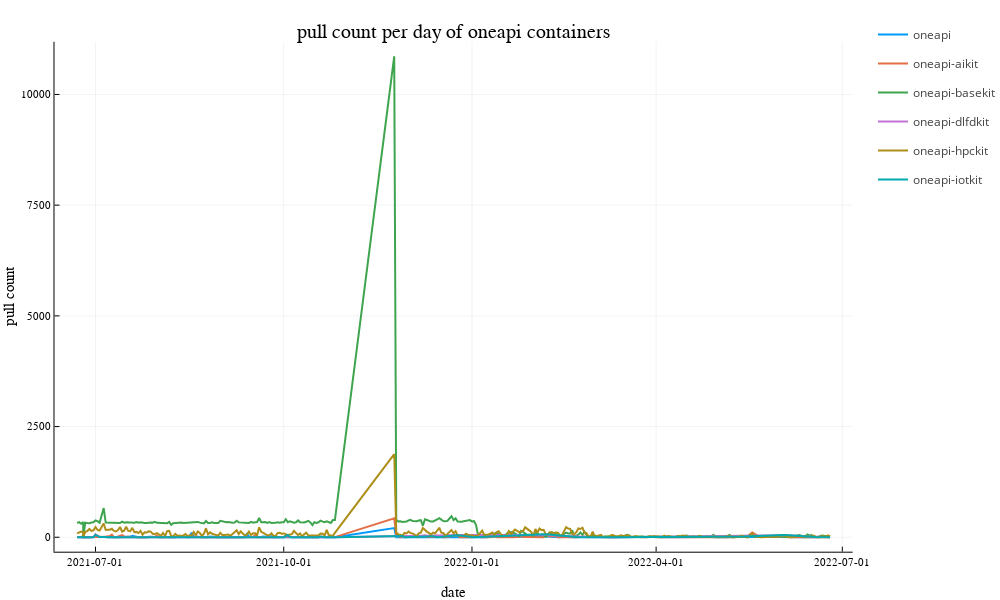

Write notebook code for a chart like this one.
### Code cell
oneapi_plt_per_day = @df oneapi_all plot(
    :date,
    :pull_count_per_day,
    group = :name,
    lw=2,
    title="pull count per day of oneapi containers",
    xlabel="date",
    ylabel="pull count",
    size=(1000, 600)
    
)

### Figure 1 — Plotly figure (JSON) as saved in the notebook; plotly's stock layout.template omitted (floating-point values rounded to 4 significant figures; data arrays with more than 128 entries replaced by an {"elided": "..."} marker saying what was removed)
{"data": [{"colorbar": {"title": ""}, "legendgroup": "oneapi", "line": {"color": "rgba(0, 154, 250, 1.000)", "dash": "solid", "shape": "linear", "width": 2}, "mode": "lines", "name": "oneapi", "showlegend": true, "type": "scatter", "x": {"elided": "238 int values"}, "xaxis": "x", "y": {"elided": "238 int values"}, "yaxis": "y", "zmax": null, "zmin": null}, {"colorbar": {"title": ""}, "legendgroup": "oneapi-aikit", "line": {"color": "rgba(227, 111, 71, 1.000)", "dash": "solid", "shape": "linear", "width": 2}, "mode": "lines", "name": "oneapi-aikit", "showlegend": true, "type": "scatter", "x": {"elided": "284 int values"}, "xaxis": "x", "y": {"elided": "284 int values"}, "yaxis": "y", "zmax": null, "zmin": null}, {"colorbar": {"title": ""}, "legendgroup": "oneapi-basekit", "line": {"color": "rgba(62, 164, 78, 1.000)", "dash": "solid", "shape": "linear", "width": 2}, "mode": "lines", "name": "oneapi-basekit", "showlegend": true, "type": "scatter", "x": {"elided": "335 int values"}, "xaxis": "x", "y": {"elided": "335 int values"}, "yaxis": "y", "zmax": null, "zmin": null}, {"colorbar": {"title": ""}, "legendgroup": "oneapi-dlfdkit", "line": {"color": "rgba(195, 113, 210, 1.000)", "dash": "solid", "shape": "linear", "width": 2}, "mode": "lines", "name": "oneapi-dlfdkit", "showlegend": true, "type": "scatter", "x": {"elided": "133 int values"}, "xaxis": "x", "y": {"elided": "133 int values"}, "yaxis": "y", "zmax": null, "zmin": null}, {"colorbar": {"title": ""}, "legendgroup": "oneapi-hpckit", "line": {"color": "rgba(172, 142, 24, 1.000)", "dash": "solid", "shape": "linear", "width": 2}, "mode": "lines", "name": "oneapi-hpckit", "showlegend": true, "type": "scatter", "x": {"elided": "334 int values"}, "xaxis": "x", "y": {"elided": "334 int values"}, "yaxis": "y", "zmax": null, "zmin": null}, {"colorbar": {"title": ""}, "legendgroup": "oneapi-iotkit", "line": {"color": "rgba(0, 170, 174, 1.000)", "dash": "solid", "shape": "linear", "width": 2}, "mode": "lines", "name": "oneapi-iotkit", "showlegend": true, "type": "scatter", "x": {"elided": "142 int values"}, "xaxis": "x", "y": {"elided": "142 int values"}, "yaxis": "y", "zmax": null, "zmin": null}], "layout": {"annotations": [{"font": {"color": "rgba(0, 0, 0, 1.000)", "family": "sans-serif", "size": 20}, "rotation": 0, "showarrow": false, "text": "pull count per day of oneapi containers", "x": 0.5299, "xanchor": "center", "xref": "paper", "y": 1, "yanchor": "top", "yref": "paper"}], "height": 600, "legend_position": {"bgcolor": "rgba(255, 255, 255, 1.000)", "bordercolor": "rgba(0, 0, 0, 1.000)", "borderwidth": 1, "font": {"color": "rgba(0, 0, 0, 1.000)", "family": "sans-serif", "size": 11}, "title": {"font": {"color": "rgba(0, 0, 0, 1.000)", "family": "sans-serif", "size": 15}, "text": ""}, "tracegroupgap": 0, "traceorder": "normal", "x": 1, "xanchor": "auto", "y": 1, "yanchor": "auto"}, "margin": {"b": 20, "l": 0, "r": 0, "t": 20}, "paper_bgcolor": "rgba(255, 255, 255, 1.000)", "plot_bgcolor": "rgba(255, 255, 255, 1.000)", "showlegend": true, "width": 1000, "xaxis": {"anchor": "y", "domain": [0.06366, 0.9961], "gridcolor": "rgba(0, 0, 0, 0.100)", "gridwidth": 0.5, "linecolor": "rgba(0, 0, 0, 1.000)", "mirror": false, "range": [738000.0, 738300.0], "showgrid": true, "showline": true, "showticklabels": true, "tickangle": 0, "tickcolor": "rgb(0, 0, 0)", "tickfont": {"color": "rgba(0, 0, 0, 1.000)", "family": "sans-serif", "size": 11}, "tickmode": "array", "ticks": "inside", "ticktext": ["2021-07-01", "2021-10-01", "2022-01-01", "2022-04-01", "2022-07-01"], "tickvals": [737972, 738064, 738156, 738246, 738337], "title": "date", "titlefont": {"color": "rgba(0, 0, 0, 1.000)", "family": "sans-serif", "size": 15}, "type": "-", "visible": true, "zeroline": false, "zerolinecolor": "rgba(0, 0, 0, 1.000)"}, "yaxis": {"anchor": "x", "domain": [0.05054, 0.961], "gridcolor": "rgba(0, 0, 0, 0.100)", "gridwidth": 0.5, "linecolor": "rgba(0, 0, 0, 1.000)", "mirror": false, "range": [-325.9, 11190.0], "showgrid": true, "showline": true, "showticklabels": true, "tickangle": 0, "tickcolor": "rgb(0, 0, 0)", "tickfont": {"color": "rgba(0, 0, 0, 1.000)", "family": "sans-serif", "size": 11}, "tickmode": "array", "ticks": "inside", "ticktext": ["0", "2500", "5000", "7500", "10000"], "tickvals": [0, 2500, 5000, 7500, 10000], "title": "pull count", "titlefont": {"color": "rgba(0, 0, 0, 1.000)", "family": "sans-serif", "size": 15}, "type": "-", "visible": true, "zeroline": false, "zerolinecolor": "rgba(0, 0, 0, 1.000)"}}}
